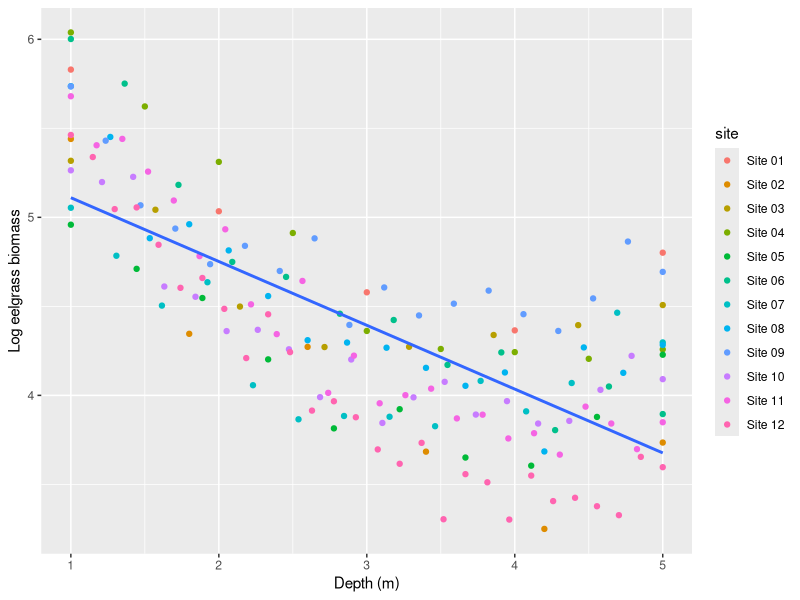
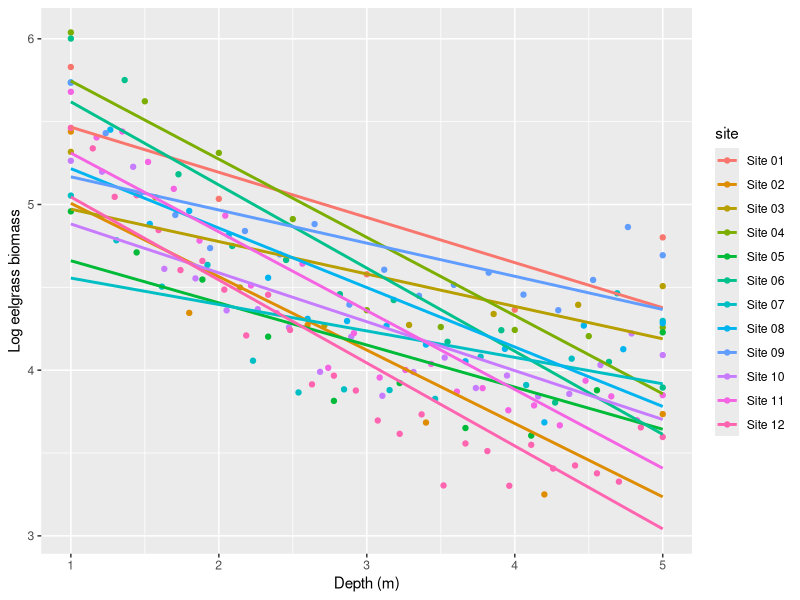
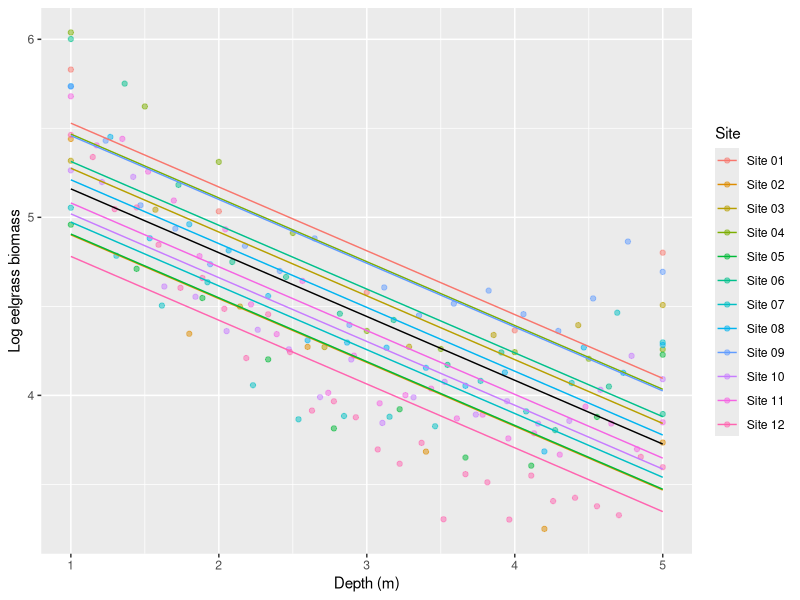
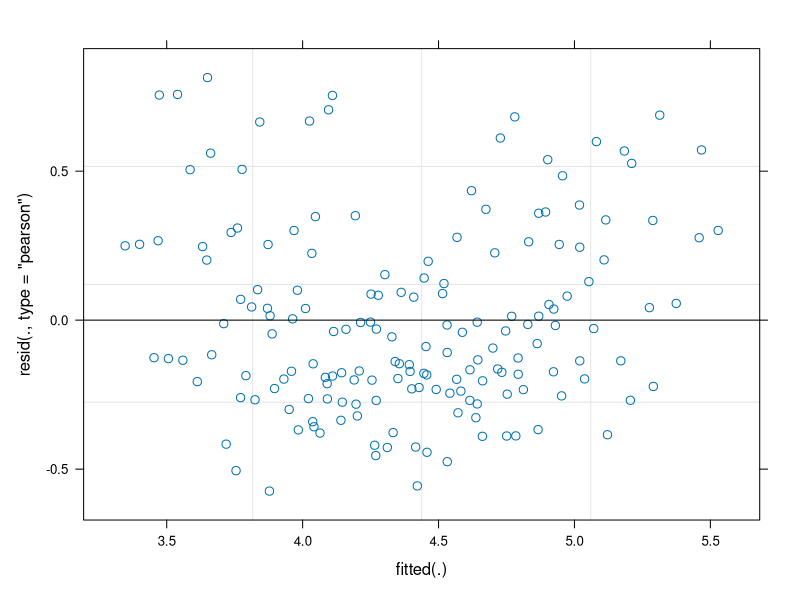
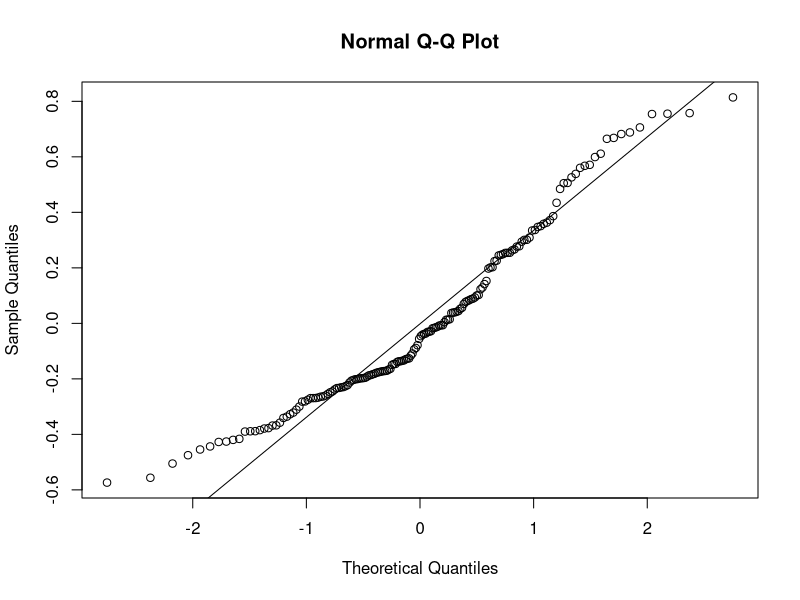
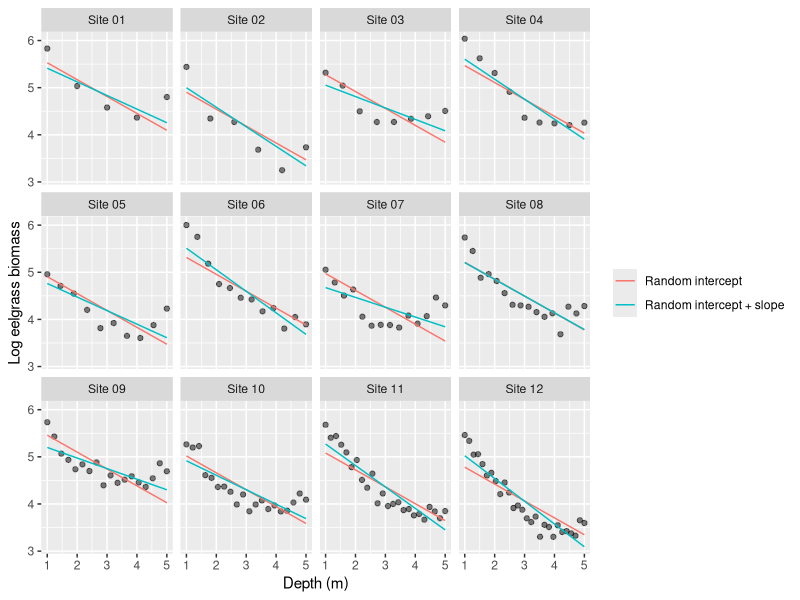
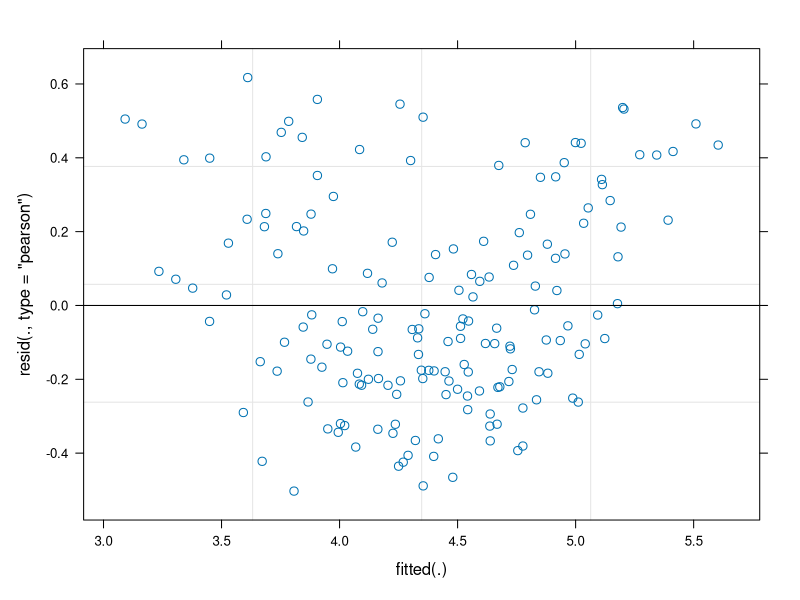
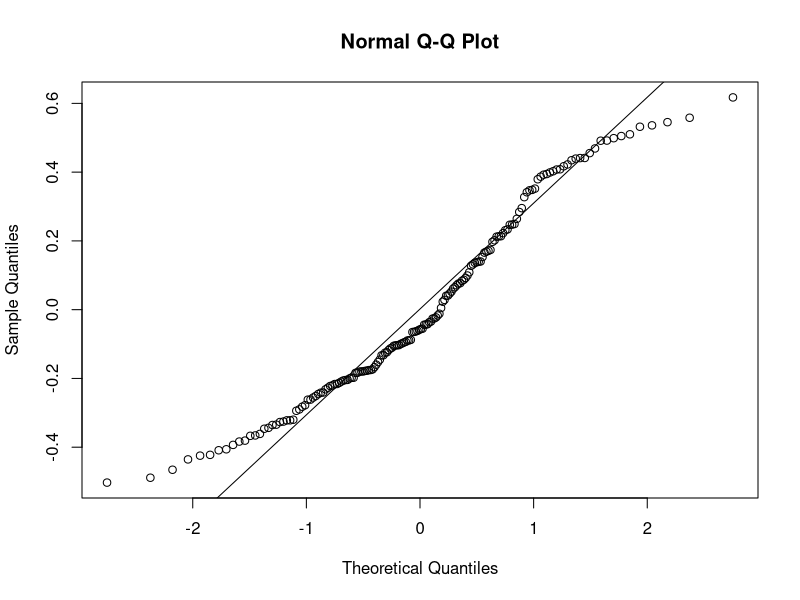

Here is the R script that generated these plots, in order:
	# Linear and generalized additive mixed-effects models in R
	#
	# In the tutorial, we modeled log beak height using log wing length and taxon.
	# Here, we model log eelgrass biomass using depth and site. Each row is
	# one quadrat. Depth is already centered at 3 m in the setup below.
	#

	# Load packages for data wrangling, plotting, and fitting GAMMs.
	library(dplyr)
	library(ggplot2)
	library(mgcv)
	
	# Set the seed so everyone simulates the same dataset.
	set.seed(316)
	
	# Simulate one observation per quadrat at 12 eelgrass sites. 
	# All sites span 1–5 m, with different sample sizes. 
	# Create one row per site with its quadrat count and the values used to 
	# create group-level intercepts and slopes. 
	sites <- tibble::tibble(
	  site = factor(sprintf("Site %02d", 1:12)),
	  n_quadrats = c(5, 6, 8, 9, 10, 12, 14, 16, 18, 20, 24, 28),
	  intercept_shift = c(9, -8, 3, 6, -6, 4, -4, 1, 7, -3, -2, -7),
	  slope_shift = c(1, -2, 3, -4, 2, -3, 4, -1, 3, 1, -3, -2)
	)
	
	# Generate one row per quadrat. Depth ranges from 1 to 5 m, so depth_c is zero at 3 m.
	# Add Gaussian noise to the shared curve and site adjustments to simulate log biomass.
	eelgrass <- sites |>
	  group_by(site) |>
	  reframe(
	    depth_m = seq(1, 5, length.out = first(n_quadrats)),
	    depth_c = depth_m - 3,
	    log_biomass = 4.2 + first(intercept_shift) / 20 +
	      (-0.35 + first(slope_shift) / 20) * depth_c +
	      0.16 * depth_c^2 + rnorm(length(depth_c), sd = 0.14),
	    biomass = exp(log_biomass)
	  )
	
	# 1. Plot the data and compare complete pooling and no pooling----------------------------
	
	# Identify the response, predictor, and grouping variable. Make one plot
	# with a line for all quadrats and another with a separate line per site.
	# What does each approach assume about differences among sites?
	
	# SOLUTION
	
	# Count the quadrats per site. Notice which sites have more data to estimate their own lines.
	count(eelgrass, site)
	
	# Color only the points by site. The regression layer fits one line to all quadrats.
	ggplot(eelgrass, aes(depth_m, log_biomass)) +
	  geom_point(aes(colour = site)) +
	  geom_smooth(method = "lm", formula = y ~ x, se = FALSE) +
	  labs(x = "Depth (m)", y = "Log eelgrass biomass")
	
	# Map color to site for both layers. The regression layer fits one line per site.
	ggplot(eelgrass, aes(depth_m, log_biomass, colour = site)) +
	  geom_point() +
	  geom_smooth(method = "lm", formula = y ~ x, se = FALSE) +
	  labs(x = "Depth (m)", y = "Log eelgrass biomass")
	
	# Log biomass is the response, depth in meters is the predictor,
	# and site groups quadrats. A single line uses complete pooling.
	# Separate lines use only each site's own observations.
	
	
	# 2. Fit and interpret a random intercept -----------------------
	
	# Fit one shared depth slope with a random intercept for site.
	# Interpret the overall intercept, depth slope, site SD, and
	# residual SD. What does the random adjustment for Site 01 mean?
	
	# SOLUTION
	
	# Use depth_c for the shared slope and (1 | site) to let each site have its own intercept.
	m_intercept <- lme4::lmer(
	  log_biomass ~ depth_c + (1 | site),
	  data = eelgrass
	)
	
	# Read the fixed coefficients and the two SDs in the model summary.
	summary(m_intercept)
	
	# Compare the overall coefficients, the site adjustments, and the full site-specific coefficients.
	lme4::fixef(m_intercept)
	lme4::ranef(m_intercept)$site
	coef(m_intercept)$site
	
	# The fixed intercept is overall predicted log biomass at 3 m, where
	# depth_c is zero. The slope gives the estimated change in log biomass
	# per 1 m increase. The site SD measures how much the lines shift
	# vertically by group. The residual SD measures how much quadrats vary around their
	# own site's line. Both SDs are in log biomass units.
	# Add Site 01's random adjustment to the fixed intercept to get
	# its fitted intercept. coef() reports the sum directly.
	
	# fixef() gives the coefficients for the overall fitted line.
	# The intercept (4.443) is the predicted log biomass at 3 m,
	# where centered depth is zero. The slope (-0.358) means that
	# for each additional meter of depth, predicted log biomass
	# decreases by 0.358 log units.

	# ranef() gives each site's adjustment to the overall intercept.
	# Site 01's adjustment is +0.369, so its fitted line sits above
	# the overall line. Site 12's adjustment is -0.379, so its line
	# sits below the overall line.

	# coef() gives the full fitted equation for each site.
	# At 3 m, Site 01's predicted log biomass is 4.443 + 0.369 = 4.812.
	# At 3 m, Site 12's predicted log biomass is 4.443 - 0.379 = 4.064.
	# Every site has the same slope (-0.358), so the fitted lines
	# are parallel and the gap between them stays the same with depth.

	# 3. Plot overall and site predictions --------------------
	
	# Use predict() to generate predictions (like the tutorial). 
	# Plot the overall fitted line and the site-specific lines. 
	# Why are the lines parallel? 
	# Check the residuals against fitted values and inspect the Q–Q plot.
	
	# SOLUTION
	
	# Save two predictions for each observed quadrat. The first includes the site adjustment.
	# With re.form = NA, the second uses only the fixed effects.
	eelgrass <- eelgrass |>
	  mutate(
	    fit_intercept = predict(m_intercept),
	    fit_overall = predict(m_intercept, re.form = NA)
	  )
	
	# Overlay the overall line and site lines on the observed data. Compare their heights at 3 m.
	ggplot(eelgrass, aes(depth_m, log_biomass)) +
	  geom_point(aes(colour = site), alpha = 0.5) +
	  geom_line(aes(y = fit_intercept, colour = site)) +
	  geom_line(aes(y = fit_overall), colour = "black") +
	  labs(x = "Depth (m)", y = "Log eelgrass biomass", colour = "Site")
	
	# The black line uses the fixed intercept and shared slope. The colored
	# lines add site intercept adjustments while retaining that slope.
	# Each adjustment uses information from its own site and from the
	# other sites. This is partial pooling.
	
	
	# Check the random-intercept fit before adding slopes, as in the tutorial.
	plot(m_intercept)
	
	# Compare the residual quantiles with the normal reference line. 
	# Look for systematic departures.
	qqnorm(residuals(m_intercept))
	qqline(residuals(m_intercept))
	
	# Residuals vs fitted: residuals tend to be more positive at low and 
	# 	high fitted values and more negative in the middle. 
	# The model tends to predict too low at the ends and too high in the middle.
	# That suggests the shared straight line may be missing curvature.


	# QQ plot: the points depart from the line at both ends. The lower tail sits
	# above the line, and the upper tail bends below it. The residuals
	# are less extreme at the ends than the reference line suggests.
	
	# 4. Fit a random slope and check the fit------------------------
	
	# Fit a model that lets the relationship between eelgrass biomass and depth vary by site 
	# 	(random slope); also include a random intercept. 
	# Compare fitted lines with the random-intercept only model. 
	# Inspect residual spread and the Q–Q plot.
	# Then look for patterns in residuals vs. depth within sites.
	
	# SOLUTION
	
	# Add depth_c inside the random-effects term so each site can also have its own slope.
	m_slopes <- lme4::lmer(
	  log_biomass ~ depth_c + (1 + depth_c | site),
	  data = eelgrass
	)
	
	# Find the site slope SD and check whether the fitted random-effects structure is singular.
	summary(m_slopes)
	# 0.1140 (Std Dev column, random effect of depth_c)
	lme4::isSingular(m_slopes)
	
	# Save the new fitted values and residuals. Each residual is observed minus fitted log biomass.
	eelgrass <- eelgrass |>
	  mutate(
	    fit_slopes = predict(m_slopes),
	    resid_slopes = residuals(m_slopes)
	  )
	
	# Compare the two linear fits within each site. Look for changes in the fit lines.
	ggplot(eelgrass, aes(depth_m, log_biomass)) +
	  geom_point(alpha = 0.5) +
	  geom_line(aes(y = fit_intercept, colour = "Random intercept")) +
	  geom_line(aes(y = fit_slopes, colour = "Random intercept + slope")) +
	  facet_wrap(~ site) +
	  labs(x = "Depth (m)", y = "Log eelgrass biomass", colour = NULL)
	
	# Plot residuals against fitted log biomass for all quadrats.
	# Look for a cloud of points centered around the horizontal zero line.
	plot(m_slopes)

	# What we see: Residuals tend to be positive at low and high fitted
	# values and negative in the middle. The center of the cloud changes,
	# suggesting a pattern in the mean that the model has missed.

	# Compare the residual distribution with a normal distribution.
	# qqnorm() draws the points, and qqline() adds the reference line.
	qqnorm(eelgrass$resid_slopes)
	qqline(eelgrass$resid_slopes)

	# What we see: The points bend away from the line at both ends.
	# The smallest residuals sit above the line, and the largest sit
	# below it. The simulated errors are Gaussian, but the residuals
	# also contain the depth pattern that the straight lines missed.

	# Plot residuals against depth separately for each site.
	# Positive means observed log biomass was higher than predicted.
	# Negative means observed log biomass was lower than predicted.
	ggplot(eelgrass, aes(depth_m, resid_slopes)) +
	  geom_point() +
	  geom_hline(yintercept = 0, linetype = "dashed") +
	  facet_wrap(~ site) +
	  labs(x = "Depth (m)", y = "Residual (log units)")

	# What we see: Start with Site 12, which has the most quadrats.
	# The model tends to predict too little biomass at shallow and deep
	# depths and too much in the middle. Look for the same U-shape at
	# Sites 09–11.
	#
	# Random intercepts let each site's line shift, and random slopes
	# let it tilt. The U-shape repeats across sites, so next we'll try
	# a shared smooth of depth that lets the fitted curves bend.
	
	# 5. Fit and check two GAMMs ---------------------------------------------
	# Fit a shared smooth of depth with a random intercept for site.
	# Then fit a second GAMM that also includes a random slope for depth.
	# Plot the fitted curves from both GAMMs within each site.
	#
	# At Site 12, compare residuals from the linear mixed model and the
	# GAMM with random intercepts and slopes. Does the U-shape weaken
	# after adding the smooth?
	#
	# Run k.check() on both GAMMs. Focus on the depth smooth and explain
	# whether the results give you a reason to try a larger k.
	
	# SOLUTION
	
	# Model
	m_gamm_int <- mgcv::gam(
	  log_biomass ~ s(depth_c, k = 5) + s(site, bs = "re"),
	  data = eelgrass,
	  family = gaussian(),
	  method = "REML"
	)
	
	# Add a random slope so each site can also tilt the shared curve.
	m_gamm <- mgcv::gam(
	  log_biomass ~ s(depth_c, k = 5) +
	    s(site, bs = "re") +
	    s(site, depth_c, bs = "re"),
	  data = eelgrass,
	  family = gaussian(),
	  method = "REML"
	)
	
	# Save the fitted log biomass from each GAMM and the residuals from the model with random slopes.
	eelgrass <- eelgrass |>
	  mutate(
	    fit_gamm_int = predict(m_gamm_int, type = "response"),
	    fit_gamm = predict(m_gamm, type = "response"),
	    resid_gamm = residuals(m_gamm, type = "response")
	  )
	
	# Plot both GAMM fits within each site.
	# Look for where adding a slope changes the fitted curve.
	ggplot(eelgrass, aes(depth_m, log_biomass)) +
	  geom_point(alpha = 0.5) +
	  geom_line(aes(y = fit_gamm_int, colour = "Random intercept")) +
	  geom_line(aes(y = fit_gamm, colour = "Random intercept + slope")) +
	  facet_wrap(~ site) +
	  labs(x = "Depth (m)", y = "Log eelgrass biomass", colour = NULL)
	
	# Compare both residual plots using the same axes.
	# Stack the two sets of residuals and keep Site 12, which has the most quadrats.
	
	residual_comparison <- bind_rows(
	  eelgrass |> transmute(site, depth_m, residual = resid_slopes,
	                   model = "Linear mixed model"),
	  eelgrass |> transmute(site, depth_m, residual = resid_gamm,
	                   model = "GAMM")) |>
	  filter(site == "Site 12")
	
	# Use the same axes for both fits. Does the U-shape weaken after adding the smooth?
	ggplot(residual_comparison, aes(depth_m, residual)) +
	  geom_hline(yintercept = 0, linetype = "dashed") +
	  geom_point() +
	  facet_wrap(~ model) +
	  labs(x = "Depth (m)", y = "Residual (log units)")
	
	# Check the basis dimension for the depth smooth in each GAMM.
	mgcv::k.check(m_gamm_int)
	mgcv::k.check(m_gamm)
	
	# Site 12 shows a clear U-shape in the linear mixed model's residuals.
	# The model underpredicts log biomass at shallow and deep depths and
	# overpredicts it in the middle. The GAMM residuals scatter more evenly
	# around zero, with no obvious U-shape. The shared smooth captures
	# curvature, while the site adjustments let each curve shift and tilt.

	# k.check() asks whether k = 5 gives the depth smooth enough flexibility.
	# The maximum EDF is k' = 4. Both smooths use most of that flexibility:
	# EDF = 3.70 for the random-intercept GAMM and 3.86 when slopes also vary.
	# The k-index is 1.17 (p = 0.98) and 0.93 (p = 0.12), respectively.
	# Neither check clearly flags k as too small. Because the EDFs are
	# close to 4, we could try k = 10 and see whether the fits change.
	# The NA values are expected for the site random-effect terms.
	
	# 6. Summarize the results --------------------------------------------------
	# In three sentences, describe how predicted log biomass changes with
	# depth, how the fitted curves differ among sites, and what the Site 12
	# residual plots show about adding a smooth.
	
	# EXAMPLE ANSWER
	# Predicted log biomass generally decreases from shallow to intermediate
	# depths, then rises again at deeper depths.
	# The fitted curves share the same curvature, while site-specific
	# intercepts and slopes let them differ in height and tilt.
	# At Site 12, the linear mixed model's residuals form a U-shape, while
	# the GAMM residuals scatter more evenly around zero across depths.
	
	# Optional if you have time class: refit using nlme -------------------
	
	# Try writing the same random-intercept model with a separate random
	# formula. Compare the fixed coefficients with lme4::fixef(m_intercept).
	#
	# m_intercept_nlme <- nlme::lme(
	#   log_biomass ~ depth_c,
	#   random = ~ 1 | site,
	#   data = eelgrass,
	#   method = "REML"
	# )
	# nlme::fixef(m_intercept_nlme)
	# lme4::fixef(m_intercept)
	#
	# The two sets of fixed coefficients should agree up to rounding.
	
	
	# Optional if you have time class: fit a shared smooth with gamm() -----
	# This uses the tutorial syntax to estimate intercept–slope correlation.
	# Uncomment to run.
	# m_gamm_nlme <- mgcv::gamm(
	#   log_biomass ~ s(depth_c, k = 5),
	#   random = list(site = ~ 1 + depth_c),
	#   data = eelgrass,
	#   method = "REML"
	# )
	# nlme::VarCorr(m_gamm_nlme$lme)
